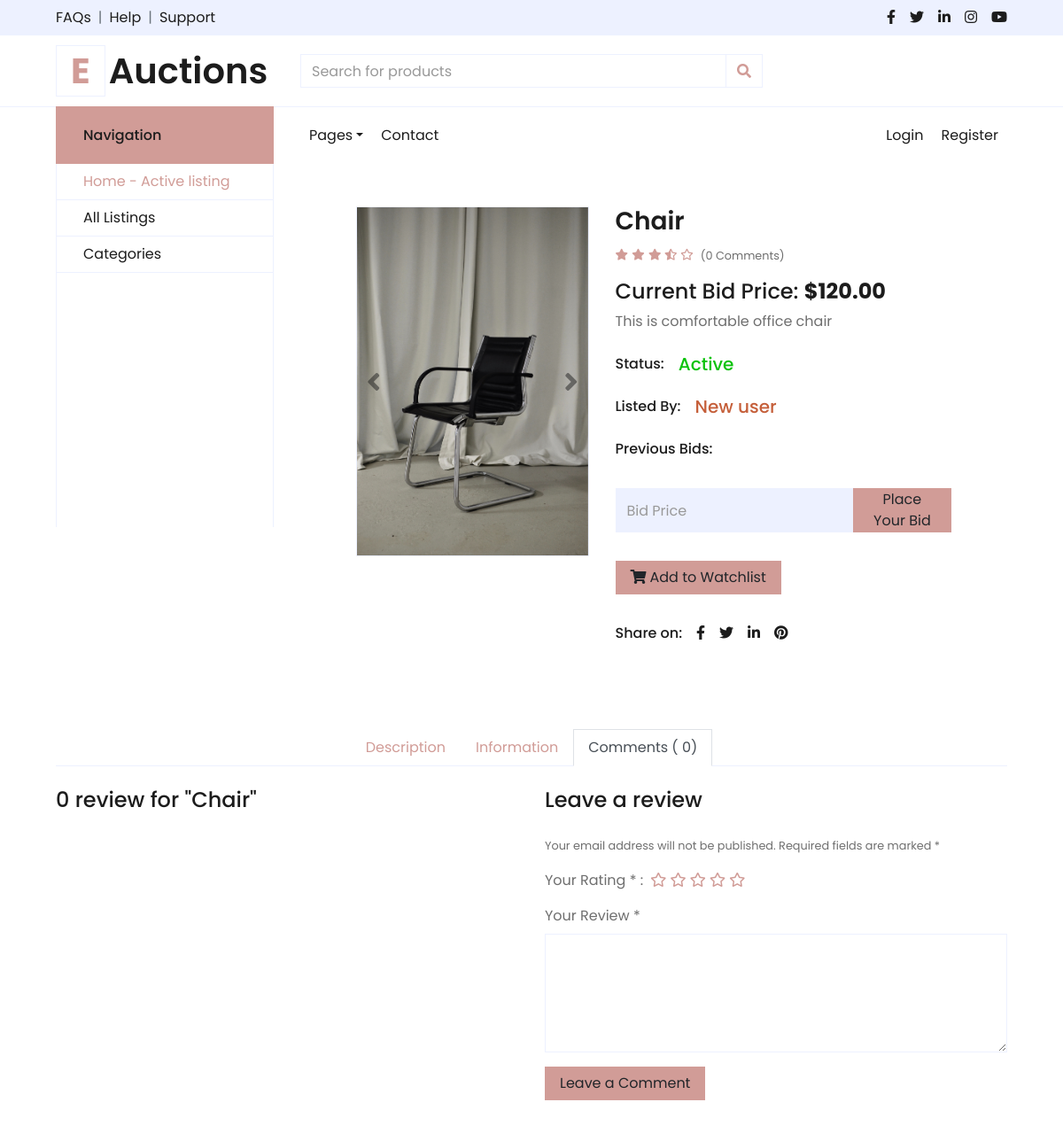
Page /listing/11/ (upper part) on the earlier database version.
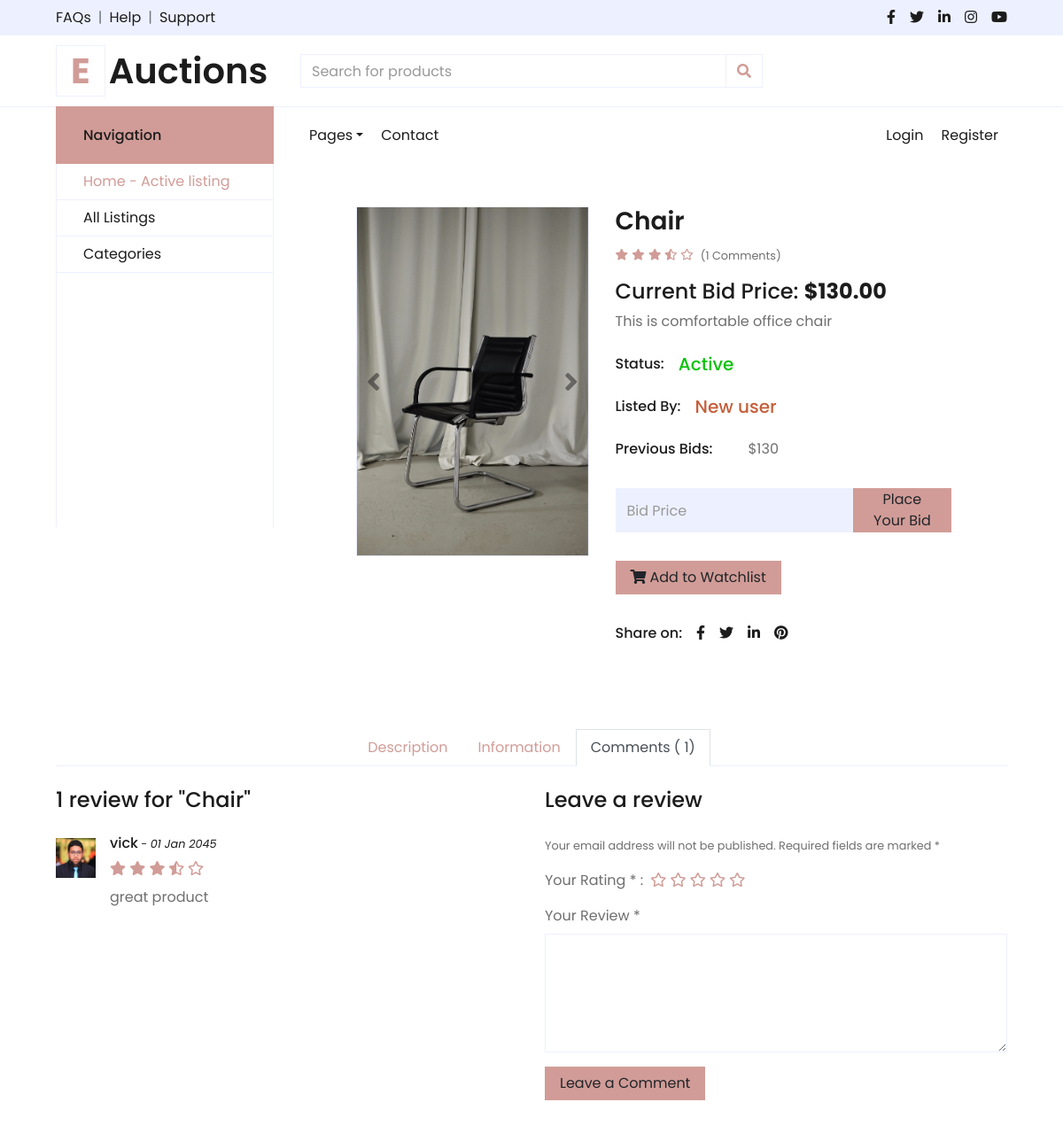
Same page on the later database version.
### auctions/models.py (models this page shows)
class listing(models.Model):
    bid_price = models.DecimalField(max_digits=5, decimal_places=2)
    title = models.CharField(name="title", max_length=250)
    description = models.CharField(name="description", max_length= 700)
    category = models.CharField(name="category", max_length=20, default="Not Specified")
    current_price = models.DecimalField(max_digits=5, decimal_places=2)
    slug = models.SlugField(name="slug")
    image = models.ImageField(upload_to='auctions/media/', null=True)
    status = models.BooleanField(default=True)
    user_id = models.ForeignKey(User, on_delete=models.CASCADE, default=User)

class User(AbstractUser):
    pass

class bids(models.Model):
    listing_id = models.ForeignKey(listing, on_delete=models.CASCADE)
    user_id = models.ForeignKey(User, on_delete=models.DO_NOTHING, default=User)
    value = models.IntegerField(default=0)

class comments(models.Model):
    listing_id = models.ForeignKey(listing, on_delete=models.CASCADE, default=listing)
    user_id = models.ForeignKey(User, on_delete=models.CASCADE, default=User)
    comment = models.CharField(max_length=250, blank=False)

### auctions/views.py (the view)
# urls.py: path("listing/<int:id>/", views.listinge_page, name='listing'),
def listinge_page(request, id):
    closing_eligibility = False
    bids_form = forms.bids_form(request.POST)
    closing = forms.close_listing_form(request.POST)
    listing = models.listing.objects.get(pk=id)
    bids = models.bids.objects.filter(listing_id= listing).order_by('-id')[:10]
    in_watchlist = False
    closing_eligibility = False
    try:
        user_id = request.session.get("_auth_user_id")
        user = models.User.objects.get(pk= user_id)
        your_watchlist = models.watch_list.objects.filter(user_id= user)
        your_listing = models.listing.objects.filter(user_id=user)
        if listing in your_listing:
            closing_eligibility = True
        watchlist_listing = models.watch_list.objects.get(listing_id=listing)
        if watchlist_listing in your_watchlist:
            in_watchlist = True
    except:
        pass
    if request.method == 'POST':
        if closing.is_valid():
            status = closing.cleaned_data['status']
            if status == 'F':
                listing.status = False
                listing.save()
    won_user = None
    if listing.status == False:
        try:
            won_user = bids[0].user_id.username
        except:
            pass
    comments = models.comments.objects.filter(listing_id=listing)
    count = comments.count()
    return render(request, "auctions/listing.html", {'q': listing,
             'comments':comments,
              'count':count,
              'bids': bids,
              'form': bids_form,
              'closing': closing_eligibility,
              'closing_form':closing,
              'in_watchlist': in_watchlist,
              'won_user': won_user})

### auctions/forms.py
class close_listing_form(forms.Form):
        status = forms.CharField()

### auctions/templates/auctions/listing.html (shortened to what the changed rows need)
{% extends 'auctions/layout.html' %}
{% load widget_tweaks %}
{% block crousel %}
<div class="container-fluid py-5">
    <div class="row px-xl-5">
        <div class="col-lg-5 pb-5">
            <div id="product-carousel" class="carousel slide" data-ride="carousel">
                <div class="carousel-inner border">
                    <div class="carousel-item active">
                        <img class="w-100 h-100" src="{{ q.image.url }}" alt="Image">
                    </div>
                </div>
            </div>
        </div>
        <div class="col-lg-7 pb-5">
            <h3 class="font-weight-semi-bold">{{ q.title }}</h3>
            <div class="d-flex mb-3">
                <div class="text-primary mr-2">
                    <small class="fas fa-star"></small>
                    <small class="fas fa-star"></small>
                    <small class="fas fa-star"></small>
                    <small class="fas fa-star-half-alt"></small>
                    <small class="far fa-star"></small>
                </div>
                <small class="pt-1">({{count}} Comments)</small>
            </div>
            {% if q.status %}
            <h4 class="" >Current Bid Price: <strong class="text-dark">${{q.current_price}}</strong></h4>
            {% else %}
                <p class="font-weight-semi-bold" >Won at <strong class="text-dark">${{ q.current_price }}</strong> By <strong class="text-dark">{{ won_user }}</strong></p>
            {% endif %}
            <p class="mb-4">{{ q.description }}</p>
            <div class="d-flex mb-3">
                <p class="text-dark font-weight-medium mb-0 mr-3">Status:</p>
                {% if q.status %}
                <div class="custom-control-inline">
                </div>
                {% else %}
                <div class="custom-control-inline">
                    <h5 style="color: rgb(239, 11, 11);" class="">Closed</h5>
                </div>
                {% endif %}
            </div>
            <div class="d-flex mb-3">
                <p class="text-dark font-weight-medium mb-0 mr-3">Listed By: </p>
                <div class="custom-control-inline" >
                    <h5 class="" style="color:rgb(197, 95, 58)">{{ q.user_id.username| capfirst }}</h5>
                </div>
            </div>
            <div class="d-flex mb-4">
                <p class="text-dark font-weight-medium mb-0 mr-3">Previous Bids:</p>
                    <div class="custom-control custom-control-inline">
                        {% for bid in bids %}
                        <div class="custom-control-inline">${{bid.value}}</div>
                        {% endfor %}
                    </div>
            </div>
        {% if q.status %}
            {% if closing %}
            <div class="d-flex align-items-center mb-4 pt-2">
                <form class="d-flex align-items-center" action="{% url 'listing' id=q.pk %}" method="post">
                    {% csrf_token %}
                    <button class="btn btn-primary py-0 px-3" type="submit" name="status" value="F" >Close Listing</button>
                </form>
            </div>
            {% else %}
            <div class="d-flex align-items-center mb-4 pt-2">
                <form class="d-flex align-items-center" action="{% url 'make_bid' id=q.pk %}" method="post">
                </form>
            </div>
            {% endif %}
        {% endif%}
        {% if in_watchlist %}
        <div class="d-flex align-items-center mb-4 pt-2">
            <form action="{% url 'watchlist' %}" method="post">
                {% csrf_token %}
                <button class="btn btn-primary px-3" type="submit" name="watchlist_del" value="{{ q.pk }}" ><i class="fa fa-shopping-cart mr-1"></i>Remove form Watchlist</button>
            </form>
        </div>
        {% else %}
            <div class="d-flex align-items-center mb-4 pt-2">
                <form action="{% url 'watchlist' %}" method="post">
                </form>
            </div>
        {% endif %}
            <div class="d-flex pt-2">
                <p class="text-dark font-weight-medium mb-0 mr-2">Share on:</p>
                <div class="d-inline-flex">
                </div>
            </div>
        </div>
    </div>
{% endblock %}
{% block body %}
        <div class="row px-xl-5">
            <div class="col">
                <div class="nav nav-tabs justify-content-center border-secondary mb-4">
                    <a class="nav-item nav-link " data-toggle="tab" href="#tab-pane-1">Description</a>
                    <a class="nav-item nav-link" data-toggle="tab" href="#tab-pane-2">Information</a>
                    <a class="nav-item nav-link active" data-toggle="tab" href="#tab-pane-3">Comments ( {{ count }})</a>
                </div>
                <div class="tab-content">
                    <div class="tab-pane fade show active" id="tab-pane-3">
                        <div class="row">
                            <div class="col-md-6">
                                <h4 class="mb-4">{{count}} review for "{{ q.title }}"</h4>
                                {% for comment in comments %}
                                <div class="media mb-4">
                                    <img src="img/user.jpg" alt="Image" class="img-fluid mr-3 mt-1" style="width: 45px;">
                                    <div class="media-body">
                                        <h6>{{ comment.user_id.username }}<small> - <i>01 Jan 2045</i></small></h6>
                                        <div class="text-primary mb-2">
                                            <i class="fas fa-star"></i>
                                            <i class="fas fa-star"></i>
                                            <i class="fas fa-star"></i>
                                            <i class="fas fa-star-half-alt"></i>
                                            <i class="far fa-star"></i>
                                        </div>
                                        <p>{{ comment.comment}}</p>
                                    </div>
                                </div>
                                {% endfor %}
                            </div>
                        </div>
                    </div>
                </div>
            </div>
        </div>
    </div>
{% endblock %}

Differences in the rows shown:
changed listing "Chair": current_price "120.00" → "130.00"
added bids: value "130"
added comments: user_id.username "vick", comment "great product"
Other differences:
{{ count }}: "0" → "1"
